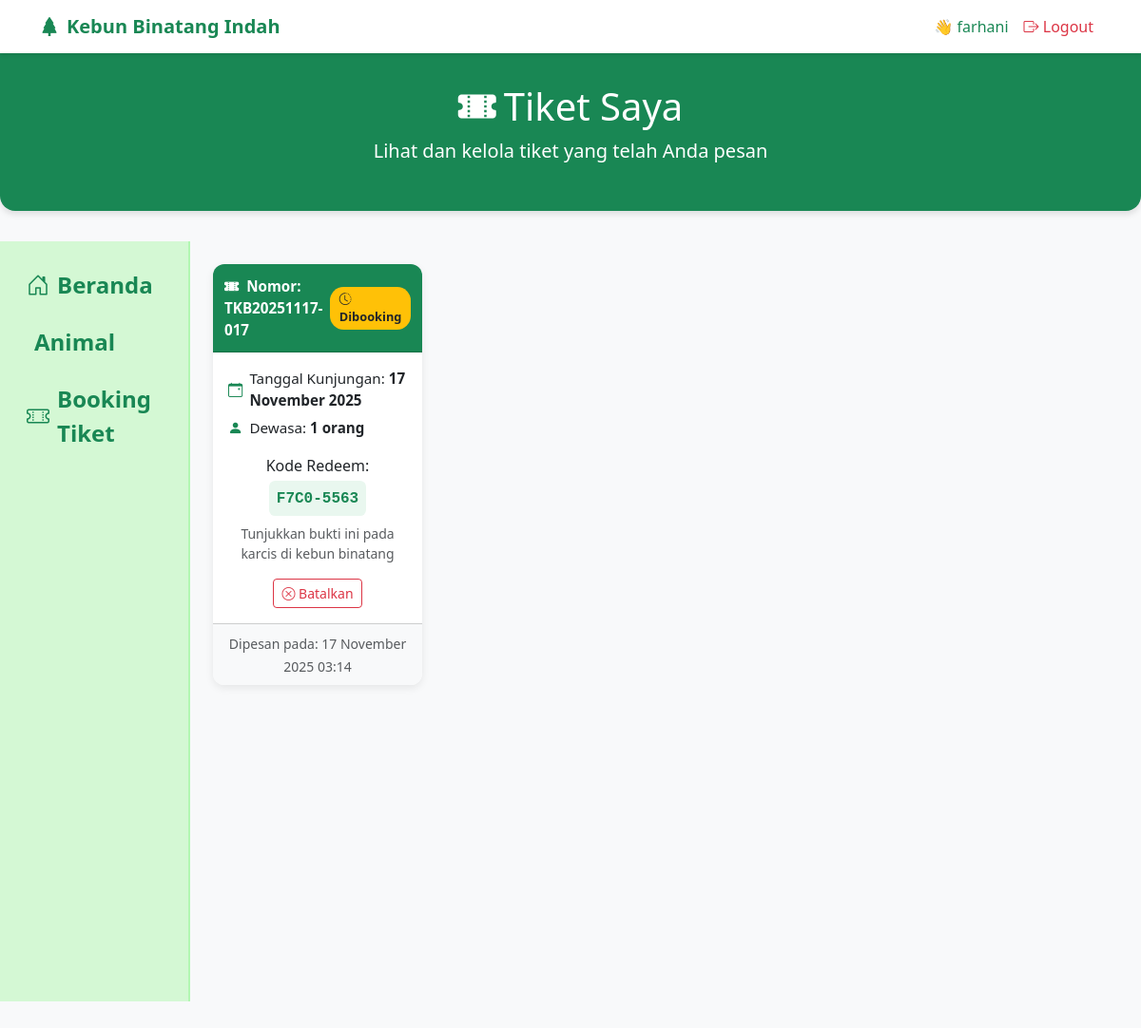
The app's page /pages/tiket.php (signed in) with its own data.
### tables this page shows
CREATE TABLE `booking` (
  `id` int NOT NULL,
  `nama_pengunjung` varchar(100) NOT NULL,
  `email` varchar(100) NOT NULL,
  `tanggal_kunjungan` date NOT NULL,
  `jumlah_dewasa` int DEFAULT '0',
  `jumlah_anak` int DEFAULT '0',
  `jumlah_remaja` int DEFAULT '0',
  `total_harga` int NOT NULL,
  `catatan` text,
  `tanggal_booking` timestamp NULL DEFAULT CURRENT_TIMESTAMP,
  `status` varchar(20) NOT NULL DEFAULT 'dibooking',
  `kode_redeem` varchar(20) DEFAULT NULL,
  `laporan_hidden` tinyint(1) DEFAULT '0'
);

### pages/tiket.php (the view, shortened to what this page needs)
<?php
include "../database/conn.php";
$email = $_SESSION['email'];
$today = date('Y-m-d');
$conn->query("
    UPDATE booking
    SET status = 'kadaluwarsa'
    WHERE email = '$email'
      AND tanggal_kunjungan < '$today'
      AND status NOT IN ('kadaluwarsa')
");
?>
<!DOCTYPE html>
<html lang="id">
<head>
    <link href="https://cdn.jsdelivr.net/npm/bootstrap@5.3.0/dist/css/bootstrap.min.css" rel="stylesheet">
    <link rel="stylesheet" href="https://cdn.jsdelivr.net/npm/bootstrap-icons@1.10.0/font/bootstrap-icons.css">
</head>
<body>
    <nav class="navbar navbar-expand-lg navbar-light sticky-top">
        <div class="container">
            <a class="navbar-brand" href="../index.php">
                <i class="bi bi-tree-fill me-2"></i>Kebun Binatang Indah
            </a>
            <div class="collapse navbar-collapse" id="navbarNav">
                <ul class="navbar-nav ms-auto">
                    <?php if (isset($_SESSION['email'])): ?>
                        <li class="nav-item">
                            <span class="nav-link text-success">👋 <?= htmlspecialchars($_SESSION['nama'] ?? ''); ?></span>
                        </li>
                        <li class="nav-item">
                            <a class="nav-link text-danger" href="../acount/logout.php"><i class="bi bi-box-arrow-right"></i> Logout</a>
                        </li>
                    <?php else: ?>
                        <li class="nav-item">
                            <a class="nav-link text-success" href="../acount/login.php"><i class="bi bi-box-arrow-in-right"></i> Login</a>
                        </li>
                    <?php endif; ?>
                </ul>
            </div>
        </div>
    </nav>
    <div class="ticket-header text-center">
        <div class="container">
            <h1><i class="bi bi-ticket-perforated-fill me-2"></i>Tiket Saya</h1>
            <p class="lead">Lihat dan kelola tiket yang telah Anda pesan</p>
        </div>
    </div>
    <div class="container-fluid mb-5">
      <div class="row">
        <div class="col-md-2 sidebar position-sticky" style="top: 80px; height: calc(100vh - 80px); z-index: 2;">
          <?php $page = basename($_SERVER['SCRIPT_NAME']); ?>
          <ul class="nav flex-column">
            <li class="nav-item mb-2">
              <a class="nav-link text-success fw-bold fs-4 d-flex align-items-center sidebar-link <?php echo $page==='index.php'?'active':''; ?>" href="../index.php">
                <i class="bi bi-house-door me-2"></i> Beranda
              </a>
            </li>
            <li class="nav-item mb-2">
              <a class="nav-link text-success fw-bold fs-4 d-flex align-items-center sidebar-link <?php echo $page==='animal.php'?'active':''; ?>" href="animal.php">
                <i class="bi bi-paw me-2"></i> Animal
              </a>
            </li>
            <li class="nav-item mb-2">
              <a class="nav-link text-success fw-bold fs-4 d-flex align-items-center sidebar-link <?php echo $page==='booking.php'?'active':''; ?>" href="booking.php">
                <i class="bi bi-ticket-perforated me-2"></i> Booking Tiket
              </a>
            </li>
          </ul>
        </div>
        <div class="col-md-10 p-4">
        <?php
        $query = "SELECT * FROM booking WHERE email = '$email' ORDER BY tanggal_booking DESC";
        $result = mysqli_query($conn, $query);
        if ($result && mysqli_num_rows($result) > 0) {
            echo '<div class="row">';
            while ($row = mysqli_fetch_assoc($result)) {
                $nomor = 'TKB' . date('Ymd', strtotime($row['tanggal_booking'])) . '-' . str_pad($row['id'], 3, '0', STR_PAD_LEFT);
                $tanggal_kunjungan = date('d F Y', strtotime($row['tanggal_kunjungan']));
                $kode_redeem = htmlspecialchars($row['kode_redeem'] ?? 'BELUM ADA');
                $status = strtolower(trim($row['status']));
                switch ($status) {
                    case 'dibooking':
                    case 'pending':
                    default:
                        $statusText = 'Dibooking';
                        $statusClass = 'bg-warning text-dark';
                        $statusIcon = 'bi-clock-history';
                        break;
                }
                $canCancel = true;
                echo '
                <div class="col-sm-6 col-md-4 col-lg-3 mb-4">
                    <div class="card ticket-card">
                        <div class="card-header d-flex justify-content-between align-items-center">
                            <span><i class="bi bi-ticket-perforated-fill me-2"></i>Nomor: ' . htmlspecialchars($nomor) . '</span>
                            <span class="status-badge ' . $statusClass . '"><i class="bi ' . $statusIcon . ' me-1"></i>' . htmlspecialchars($statusText) . '</span>
                        </div>
                        <div class="card-body">
                            <div class="ticket-info"><i class="bi bi-calendar-event"></i>
                                <span>Tanggal Kunjungan: <strong>' . htmlspecialchars($tanggal_kunjungan) . '</strong></span>
                            </div>';
                if ($row['jumlah_dewasa'] > 0)
                    echo '<div class="ticket-info"><i class="bi bi-person-fill"></i><span>Dewasa: <strong>' . $row['jumlah_dewasa'] . ' orang</strong></span></div>';
                echo '
                    <div class="mt-3 text-center">
                        <p class="mb-1">Kode Redeem:</p>
                        <div class="ticket-code">' . $kode_redeem . '</div>
                        <p class="text-muted mt-2 small">Tunjukkan bukti ini pada karcis di kebun binatang</p>';
                if ($status !== 'kadaluwarsa') {
                    if ($canCancel) {
                        echo '<form method="POST" action="cancel_tiket.php" class="mt-2" onsubmit="return confirm(\'Yakin ingin membatalkan tiket ini?\')">';
                        echo '<button type="submit" class="btn btn-outline-danger btn-sm">';
                        echo '<i class="bi bi-x-circle"></i> Batalkan';
                        echo '</button>';
                        echo '</form>';
                    }
                } else {
                    echo '<button class="btn btn-outline-secondary btn-sm mt-3" disabled>
                        <i class="bi bi-x-circle"></i> Tidak Dapat Dicetak
                    </button>';
                }
                echo '
                    </div>
                </div>
                <div class="card-footer text-center bg-light">
                    <small class="text-muted">Dipesan pada: ' . date('d F Y H:i', strtotime($row['tanggal_booking'])) . '</small>
                </div>
            </div>
        </div>';
            }
            echo '</div>';
        }
        ?>
        </div>
      </div>
    </div>
</body>
</html>

### pages/tiket.php (style rules this page uses)
body { background-color: #f8f9fa; font-family: 'Segoe UI', Tahoma, Geneva, Verdana, sans-serif; }
.ticket-header { background-color: #198754; color: white; padding: 2rem 0; margin-bottom: 2rem; border-radius: 0 0 1rem 1rem; box-shadow: 0 4px 6px rgba(0, 0, 0, 0.1); }
.ticket-card { border-radius: 0.75rem; overflow: hidden; box-shadow: 0 3px 8px rgba(0, 0, 0, 0.08); margin-bottom: 1rem; border: none; transition: transform .3s; }
.card-header { background-color: #198754; color: white; font-weight: 600; padding: 0.75rem; font-size: 0.95rem; }
.status-badge { padding: .2rem .6rem; border-radius: 0.9rem; font-size: .8rem; font-weight: 600; }
.ticket-code { font-family: monospace; font-size: 1rem; font-weight: 600; color: #198754; background-color: #e9f7ef; padding: .4rem .5rem; border-radius: .4rem; display: inline-block; }
.ticket-info { display: flex; align-items: center; margin-bottom: .4rem; font-size: 0.95rem; }
.ticket-info i { margin-right: .45rem; color: #198754; font-size: 0.95rem; }
.navbar { background-color: white; box-shadow: 0 2px 4px rgba(0, 0, 0, 0.1); }
.navbar-brand { font-weight: bold; color: #198754; }
.sidebar { min-height: 100vh; background-color: #d4f8d4; padding-top: 20px; border-right: 2px solid #b2f7b2; }
.sidebar-link { border-radius: 0.5rem; padding: 0.5rem 1rem; transition: background 0.2s, color 0.2s; }

### records on screen
booking: nomor "TKB20251117-017", status "Dibooking", tanggal_kunjungan "17 November 2025", jumlah_dewasa "1", kode_redeem "F7C0-5563", tanggal_booking "17 November 2025 03:14"

### other values on screen
$_SESSION['nama'] "farhani"
